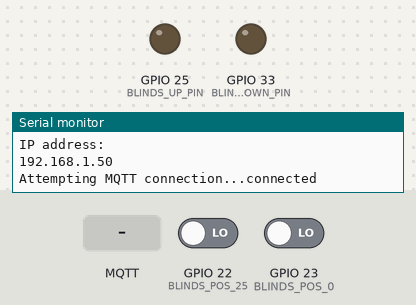
Recording of a sketch running on a simulated ESP32. Parts: output pins drawn as LEDs (lit = HIGH), the last lines printed to the serial monitor. The inputs (shaded band) are chosen by the test bench; at power-on: GPIO 22 (BLINDS_POS_25) LOW, GPIO 23 (BLINDS_POS_0) LOW. WiFi joins after 1.5 s; servers stay silent unless stated; no MQTT or app messages arrive unless stated.

Above: at 3.2 s.
3.3 s: MQTT message "25" arrives on the first subscribed topic
At 4.5 s:
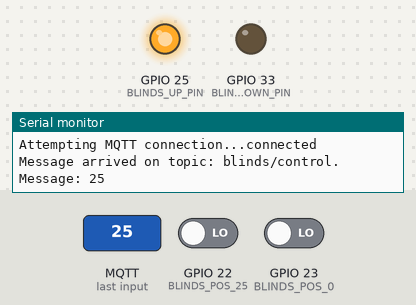
4.8 s: GPIO 22 (BLINDS_POS_25) driven HIGH
At 5.6 s:
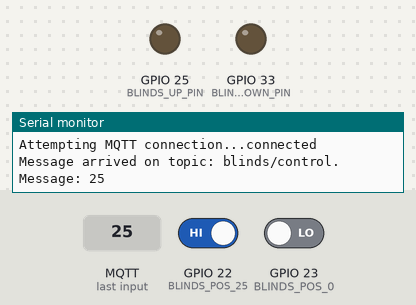
6.3 s: MQTT message "blinds/control" arrives on the first subscribed topic
At 6.8 s:
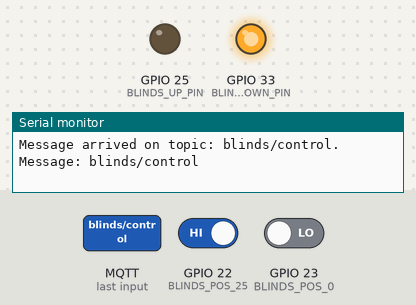
7.8 s: GPIO 23 (BLINDS_POS_0) driven HIGH
At 9.1 s:
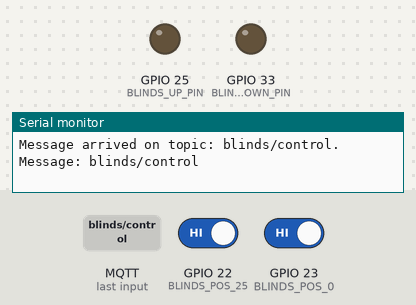
Timing chart, 0 to 10.3 s (numbered marks = the images above; inputs shaded):
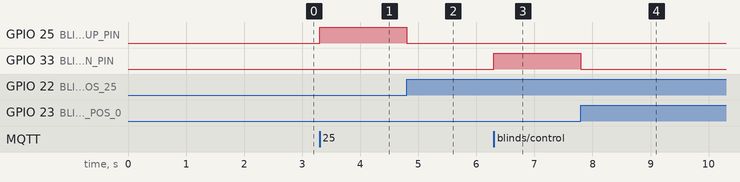

The sketch:

blinds.ino
```cpp
/**********************************/
/*        ISEP MESCC CSLAB        */
/*             Blinds             */
/*  Group 4                       */
/*    -> Carlos Rijo - 1101626    */
/*    -> João Fernandes - 1221973 */
/*                                */
/**********************************/

// Import Libraries
#include <WiFi.h>
#include <PubSubClient.h>
#include <string.h>
#include <Adafruit_Sensor.h>
#include <Servo.h>


// Define Pins

#define BLINDS_UP_PIN 25
#define BLINDS_DOWN_PIN 33

#define BLINDS_POS_0 23
#define BLINDS_POS_25 22
#define BLINDS_POS_50 21
#define BLINDS_POS_75 19
#define BLINDS_POS_100 18

// Define Network Settings
const char *ssid = "group4";
const char *password = "1122334455";
// const char *ssid = "Vodafone-92FE43";
// const char *password = "2f6Mh95RKN";

WiFiClient blindsClient;
const char *host = "192.168.1.253";
PubSubClient client(blindsClient);

// Define variables
//Servo motor;

String deviceAddr = "";
char messageToSend[100];
long timestamp = 0;
int msg_rate = 2000;  // in milliseconds
unsigned long time_now = 0;
String officeID = "office1";
String actuatorType = "blinds";
int blindsPosition = 0;
int targetPosition = 0;

void setup() {
  Serial.begin(115200);  // BaudRate

  WiFi.begin(ssid, password);              // Begin Wifi service
  while (WiFi.status() != WL_CONNECTED) {  // Check if the device is connected to Network
    delay(2000);
    Serial.println("Connecting to WiFi");
  }
  Serial.print("WiFi connected to ");
  Serial.println(ssid);
  Serial.println("IP address: ");
  Serial.println(WiFi.localIP());
  client.setServer(host, 1883);
  client.setCallback(callback);

  deviceAddr = WiFi.macAddress();  // Get Device MAC Address

  pinMode(BLINDS_UP_PIN, OUTPUT);
  pinMode(BLINDS_DOWN_PIN, OUTPUT);
  pinMode(BLINDS_POS_0, INPUT);
  pinMode(BLINDS_POS_25, INPUT);
  pinMode(BLINDS_POS_50, INPUT);
  pinMode(BLINDS_POS_75, INPUT);
  pinMode(BLINDS_POS_100, INPUT);
  //motor.attach(BLINDS_MOTOR_PIN);
}

void callback(char *topic, byte *message, unsigned int length) {
  Serial.print("Message arrived on topic: ");
  Serial.print(topic);
  Serial.print(". Message: ");
  String messageBlinds;

  for (int i = 0; i < length; i++) {
    Serial.print((char)message[i]);
    messageBlinds += (char)message[i];
  }
  Serial.println();

  if (String(topic) == "blinds/control") {
    targetPosition = messageBlinds.toInt();

    if (targetPosition > blindsPosition) {
      digitalWrite(BLINDS_UP_PIN, HIGH);

    } else if (targetPosition < blindsPosition) {
      digitalWrite(BLINDS_DOWN_PIN, HIGH);
    }

    while (blindsPosition != targetPosition) {
      if (targetPosition == 0) {
        if (digitalRead(BLINDS_POS_0) == HIGH) {
          blindsPosition = 0;
          break;
        }
      } else if (targetPosition == 25) {
        if (digitalRead(BLINDS_POS_25) == HIGH) {
          blindsPosition = 25;
          break;
        }
      } else if (targetPosition == 50) {
        if (digitalRead(BLINDS_POS_50) == HIGH) {
          blindsPosition = 50;
          break;
        }
      } else if (targetPosition == 75) {
        if (digitalRead(BLINDS_POS_75) == HIGH) {
          blindsPosition = 75;
          break;
        }
      } else if (targetPosition == 100) {
        if (digitalRead(BLINDS_POS_100) == HIGH) {
          blindsPosition = 100;
          break;
        }
      }
    }
    digitalWrite(BLINDS_UP_PIN, LOW);
    digitalWrite(BLINDS_DOWN_PIN, LOW);
  }
}

void reconnect() {
  // Loop until we're reconnected
  while (!client.connected()) {
    Serial.print("Attempting MQTT connection...");
    // Attempt to connect
    if (client.connect("blinds")) {
      Serial.println("connected");
      // Subscribe
      client.subscribe("blinds/control");
    } else {
      Serial.print("failed, rc=");
      Serial.print(client.state());
      Serial.println(" try again in 5 seconds");
      delay(5000);
    }
  }
}

void loop() {
  if (!client.connected()) {
    reconnect();
  }
  client.loop();

  int errorCode = 0;
  char blindsErrorString[8];

  dtostrf(errorCode, 1, 2, blindsErrorString);
  client.publish("blinds/error", blindsErrorString);
}
```

Measured:
- after the input at 3.3 s, GPIO 25 (BLINDS_UP_PIN): LOW → HIGH at once
- after the input at 4.8 s, GPIO 25 (BLINDS_UP_PIN): HIGH → LOW at once
- after the input at 6.3 s, GPIO 33 (BLINDS_DOWN_PIN): LOW → HIGH at once
- after the input at 7.8 s, GPIO 33 (BLINDS_DOWN_PIN): HIGH → LOW at once
